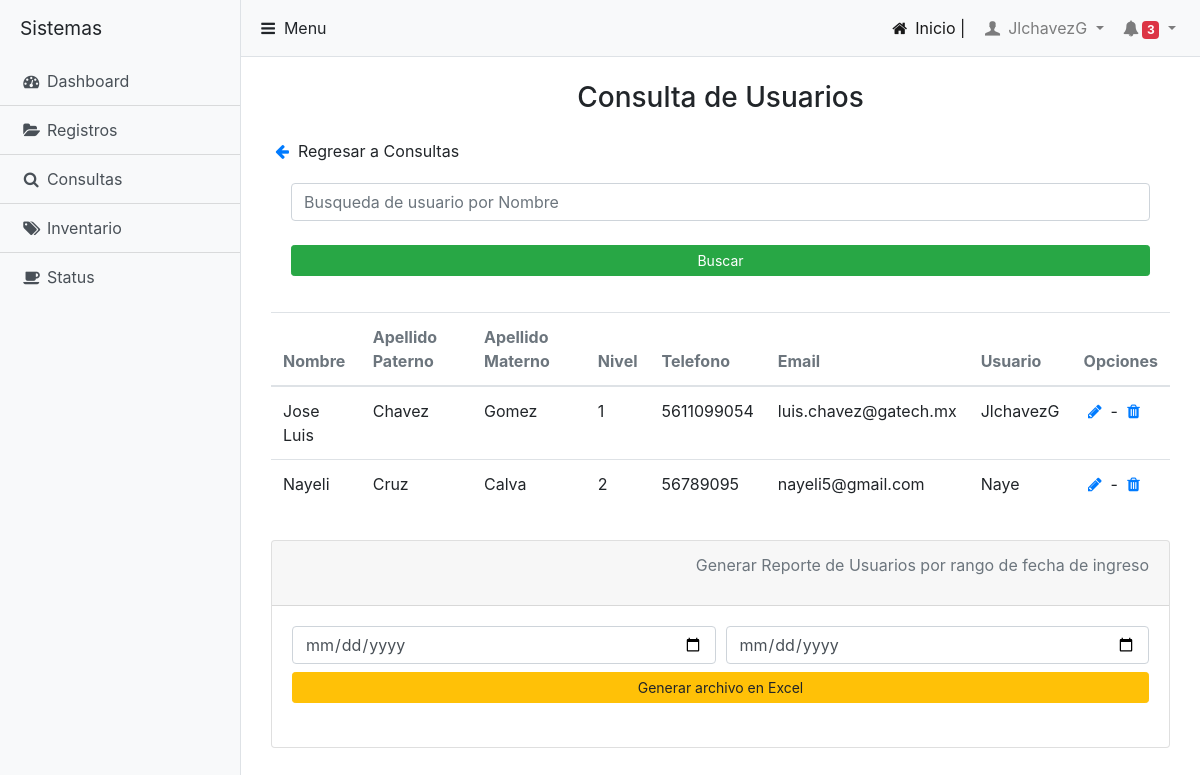
/UsuariosS.php (signed in), run on the app's committed database.
### tables this page shows
CREATE TABLE `Usuarios` (
  `Id_Usuario` int(11) NOT NULL,
  `Nombre` varchar(55) NOT NULL,
  `ApellidoP` varchar(55) NOT NULL,
  `ApellidoM` varchar(55) NOT NULL,
  `Id_Nivel` int(11) NOT NULL,
  `Telefono` varchar(355) NOT NULL,
  `Email` varchar(255) NOT NULL,
  `Usuario` varchar(55) NOT NULL,
  `Password` varchar(55) NOT NULL,
  `Imagen` varchar(255) NOT NULL,
  `Fecha` date NOT NULL
);

### UsuariosS.php (the view, shortened to what this page needs)
<?php
include 'includes/conecta.php';
$usuario = $_SESSION['Usuario'];
$consulta = "SELECT * FROM Usuarios WHERE Usuario = '".$usuario."'";
$respuesta = $conecta->query($consulta);
$fila = $respuesta->fetch_array();
if ($fila > 0) {
  $user = $fila;
}
$where = "";
$buscar = "SELECT * FROM Usuarios $where";
$busca = $conecta->query($buscar);
?>
<!DOCTYPE html>
<html lang="en" dir="ltr">
  <head>
    <link rel="stylesheet" href="css/bootstrap.css">
    <link rel="stylesheet" href="css/fontello.css">
    <link rel="stylesheet" href="css/simple-sidebar.css">
    <link rel="stylesheet" href="css/pace.css">
  </head>
  <body>
    <div class="d-flex" id="wrapper">
      <?php
              $sidebar = $user['Id_Nivel']; if ($sidebar == 1) { include 'includes/sidebarS.php'; } elseif ($sidebar == 2){ include 'includes/sidebarA.php'; } else { include 'includes/sidebarU.php';}
         ?>
      <div id="page-content-wrapper">
           <?php include 'includes/barra.php'; ?>
             <div class="container-fluid">
                 <h3 class="mt-4 text text-center">Consulta de Usuarios</h3>
                       <div class="container py-3">
                          <a href="ConsultasS.php"><span class="icon-left-big"></span></a> Regresar a Consultas
                           <div class="card-body">
                              <form class="" action="<?php echo $_SERVER['PHP_SELF']; ?>" method="post">
                                <input type="text" name="Nombre" class="form-control" placeholder="Busqueda de usuario por Nombre">
                                <br><button type="submit" name="submit" class="btn btn-success btn-sm btn-block" id="dubmit">Buscar</button>
                              </form>
                           </div>
                            <div class="table-responsive py-3 table-hover" id="TablaUsuario">
                              <?php if ($busca > 0){  ?>
                               <table class="table">
                                  <thead class="text-muted">
                                     <th>Nombre</th>
                                     <th>Apellido Paterno</th>
                                     <th>Apellido Materno</th>
                                     <th>Nivel</th>
                                     <th>Telefono</th>
                                     <th>Email</th>
                                     <th>Usuario</th>
                                     <th>Opciones</th>
                                  </thead>
                                  <tbody>
                                    <?php while($row = $busca->fetch_assoc()){ ?>
                                     <tr>
                                       <td><?php echo $row['Nombre']; ?></td>
                                       <td><?php echo $row['ApellidoP']; ?></td>
                                       <td><?php echo $row['ApellidoM']; ?></td>
                                       <td><?php echo $row['Id_Nivel']; ?></td>
                                       <td><?php echo $row['Telefono']; ?></td>
                                       <td><?php echo $row['Email']; ?></td>
                                       <td><?php echo $row['Usuario']; ?></td>
                                       <td><a href="Modificar_usuarioS.php?Id_Usuario=<?php echo $row['Id_Usuario'] ?>"><span class="icon-pencil"></span></a> - <a href="./includes/Eliminar_usuarioS.php?Id_Usuario=<?php echo $row['Id_Usuario'] ?>" onclick = "confirm(¿Estas Seguro de querer Eliminar el registro?);"><span class="icon-trash"></span></a></td>
                                     </tr>
                                   <?php } ?>
                                  </tbody>
                               </table>
                               <?php } ?>
                            </div>
                            <div class="card">
                               <div class="card-header">
                                 <p class="text-muted text-right">Generar Reporte de Usuarios por rango de fecha de ingreso</p>
                               </div>
                               <div class="card-body">
                                 <form class="form-group" action="includes/reporte_usuarios_excel.php" method="post">
                                   <div class="form-row">
                                       <div class="col-lg-6 col-md-6 col-sm-6">
                                         <input type="date" name="fecha1" class="form-control" required>
                                       </div>
                                       <div class="col-lg-6 col-md-6 col-sm-6">
                                         <input type="date" name="fecha2" class="form-control" required>
                                       </div>
                                       <div class="col-lg-12 col-md-12 col-sm-12 py-2">
                                         <input type="submit" name="generar" value="Generar archivo en Excel" class="btn btn-warning btn-sm btn-block">
                                       </div>
                                   </div>
                                 </form>
                               </div>
                               </div>
                            </div>
                       </div>
                  </div>
              </div>
   </body>
</html>

### includes/sidebarS.php
<div class="bg-light border-right" id="sidebar-wrapper">
  <div class="sidebar-heading">Sistemas </div>
  <div class="list-group list-group-flush">
    <a href="sistema.php" class="list-group-item list-group-item-action bg-light"><span class="icon-gauge"></span> Dashboard</a>
    <a href="RegistroS.php" class="list-group-item list-group-item-action bg-light"><span class="icon-folder-open"></span> Registros</a>
    <a href="ConsultasS.php" class="list-group-item list-group-item-action bg-light"><span class="icon-search"></span> Consultas</a>
    <a href="inventarios.php" class="list-group-item list-group-item-action bg-light"><span class="icon-tags"></span> Inventario</a>
    <a href="#" class="list-group-item list-group-item-action bg-light"><span class="icon-coffee"></span> Status</a>
  </div>
</div>

### includes/barra.php (shortened to what this page needs)
<?php
$contar = "SELECT * FROM notificaciones WHERE Estado = 0";
$ejecuta = $conecta->query($contar);
$count = $ejecuta->num_rows;
 ?>
<link rel="stylesheet" href="../css/bootstrap-datepicker.css">
<nav class="navbar navbar-expand-lg navbar-light bg-light border-bottom">
  <span class="icon-menu" id="menu-toggle"> Menu</span>
  <div class="collapse navbar-collapse" id="navbarSupportedContent">
    <ul class="navbar-nav ml-auto mt-2 mt-lg-0">
      <li class="nav-item active">
        <a class="nav-link" href="#"><span class="icon-home"></span> Inicio |<span class="sr-only">(current)</span></a>
      </li>
      <li class="nav-item dropdown">
        <a class="nav-link dropdown-toggle" href="#" id="navbarDropdown" role="button" data-toggle="dropdown" aria-haspopup="true" aria-expanded="false">
          <span class="icon-user-1"></span> <?php echo $usuario; ?>
        </a>
      </li>
      <li class="nav-item dropdown">
        <a class="nav-link dropdown-toggle" href="#" id="navbarDropdown" role="button" data-toggle="dropdown" aria-haspopup="true" aria-expanded="false">
          <span class="icon-bell-alt"></span><span class="badge badge-danger" onclick="vernotifica()"><?php echo $count; ?></span>
        </a>
      </li>
    </ul>
  </div>
</nav>

### css/simple-sidebar.css (style rules this page uses)
#wrapper { overflow-x: hidden; }
#sidebar-wrapper { min-height: 100vh; margin-left: -15rem; -webkit-transition: margin .25s ease-out; -moz-transition: margin .25s ease-out; -o-transition: margin .25s ease-out; transition: margin .25s ease-out; }
#sidebar-wrapper .sidebar-heading { padding: 0.875rem 1.25rem; font-size: 1.2rem; }
#sidebar-wrapper .list-group { width: 15rem; }
#page-content-wrapper { min-width: 100vw; }
@media (min-width: 768px) { #sidebar-wrapper { margin-left: 0; } }
@media (min-width: 768px) { #page-content-wrapper { min-width: 0; width: 100%; } }

### data on the page
usuarios: Nombre "Jose Luis", ApellidoP "Chavez", ApellidoM "Gomez", Id_Nivel "1", Telefono "5611099054", Email "luis.chavez@gatech.mx", Usuario "JlchavezG"
usuarios: Nombre "Nayeli", ApellidoP "Cruz", ApellidoM "Calva", Id_Nivel "2", Telefono "56789095", Email "nayeli5@gmail.com", Usuario "Naye"

### other printed values
$usuario "JlchavezG"
$count "3"
